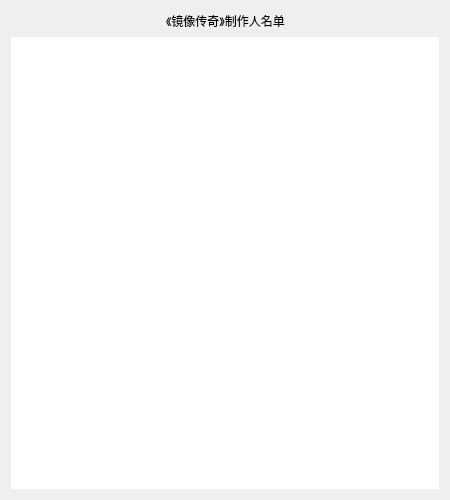
<?xml version="1.0" encoding="UTF-8"?>
<ui version="4.0">
 <class>about</class>
 <widget class="QWidget" name="about">
  <property name="geometry">
   <rect>
    <x>0</x>
    <y>0</y>
    <width>450</width>
    <height>500</height>
   </rect>
  </property>
  <property name="windowTitle">
   <string>关于《mirror传奇》</string>
  </property>
  <layout class="QGridLayout" name="gridLayout">
   <item row="0" column="0">
    <layout class="QHBoxLayout" name="horizontalLayout">
     <item>
      <spacer name="horizontalSpacer">
       <property name="orientation">
        <enum>Qt::Horizontal</enum>
       </property>
       <property name="sizeHint" stdset="0">
        <size>
         <width>40</width>
         <height>20</height>
        </size>
       </property>
      </spacer>
     </item>
     <item>
      <widget class="QLabel" name="label">
       <property name="text">
        <string>《镜像传奇》制作人名单</string>
       </property>
      </widget>
     </item>
     <item>
      <spacer name="horizontalSpacer_2">
       <property name="orientation">
        <enum>Qt::Horizontal</enum>
       </property>
       <property name="sizeHint" stdset="0">
        <size>
         <width>40</width>
         <height>20</height>
        </size>
       </property>
      </spacer>
     </item>
    </layout>
   </item>
   <item row="1" column="0">
    <widget class="QTextEdit" name="edit_display">
     <property name="styleSheet">
      <string notr="true">color: rgba(0, 255, 127, 255);</string>
     </property>
     <property name="frameShape">
      <enum>QFrame::NoFrame</enum>
     </property>
     <property name="readOnly">
      <bool>true</bool>
     </property>
    </widget>
   </item>
  </layout>
 </widget>
 <layoutdefault spacing="6" margin="11"/>
 <resources/>
 <connections/>
</ui>
